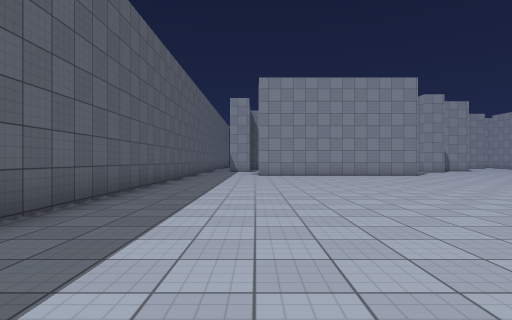
[1] (above)

24 first-person views from a walk through a Unity game level. The camera is 1.3 m above the floor, looks level and sees 80° across. The floor is counted in squares, 2 m on a side. Each view is taken from the middle of a square. On the plan, view 1 faces up. The plan holds only what a view shows up to about 10 squares ahead; the rest is blank. The place goes on beyond the plan. The player character is not drawn. Surface patterns are stand-ins for the level's own textures.

[2]
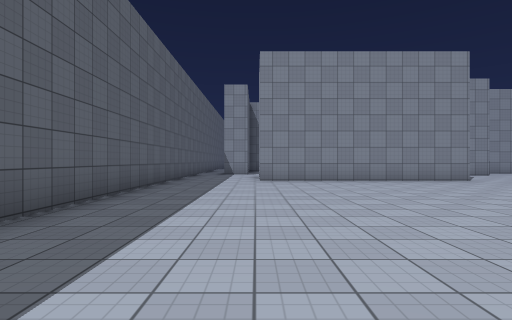

[3]
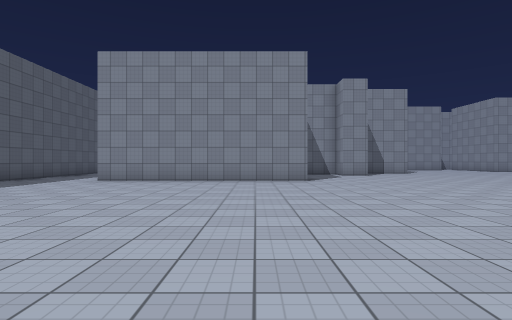

[4]
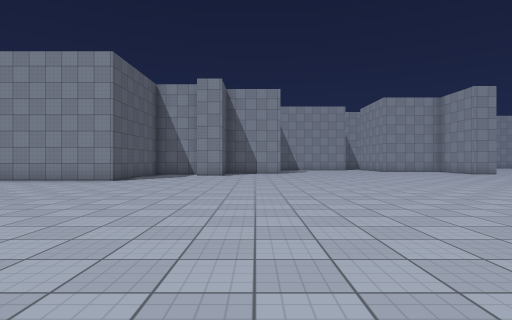

[5]
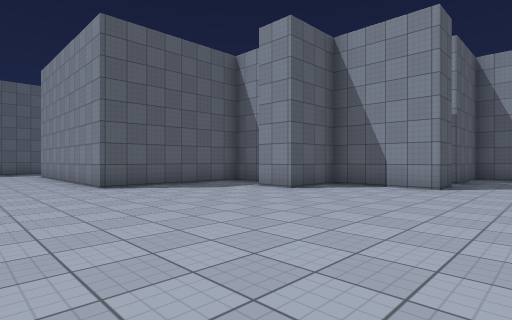

[6]
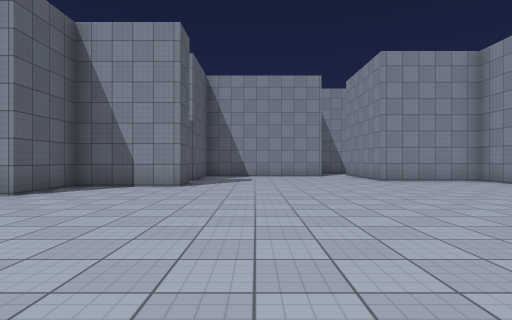

[7]
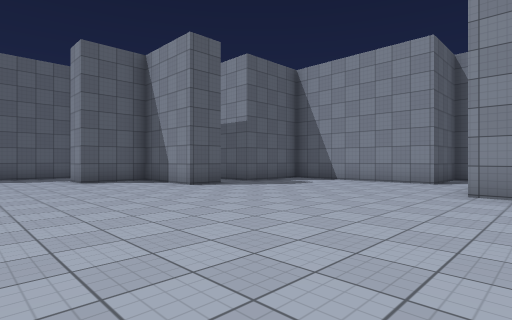

[8]
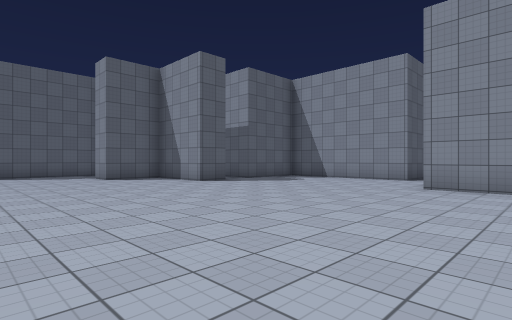

[9]
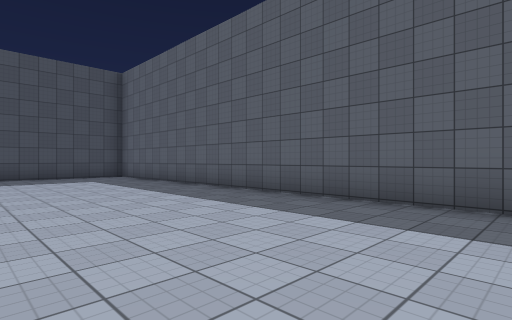

[10]
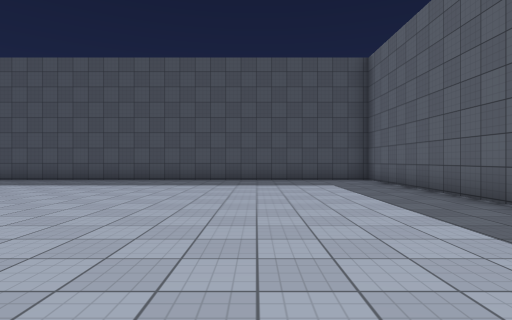

[11]
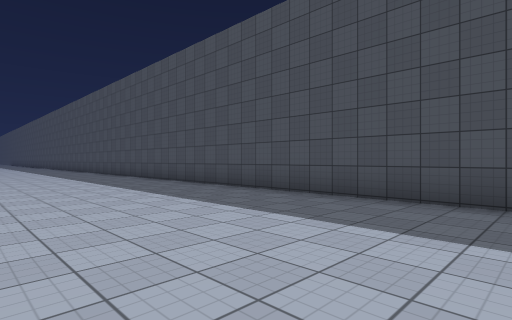

[12]
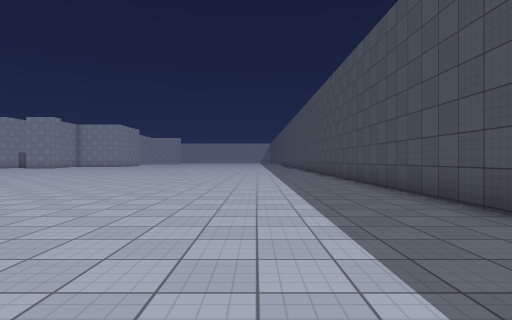

[13]
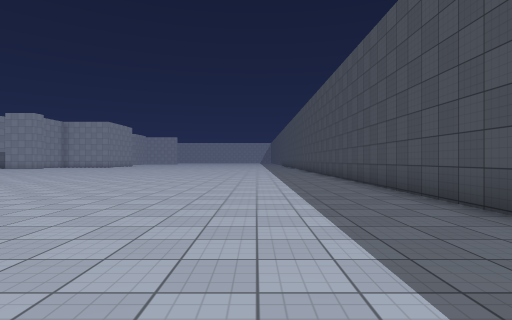

[14]
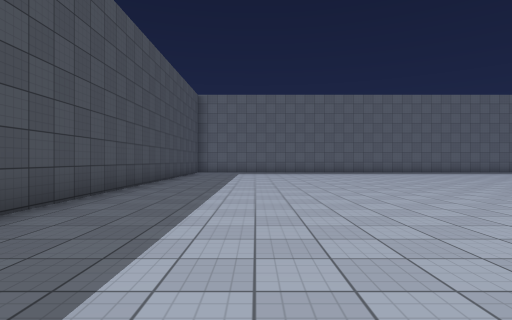

[15]
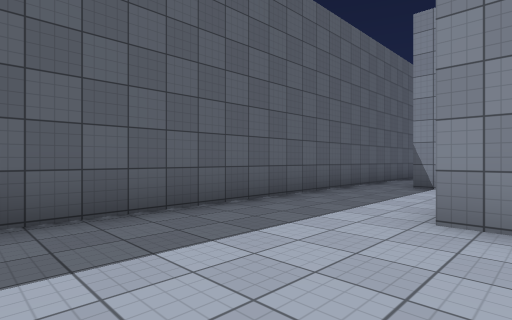

[16]
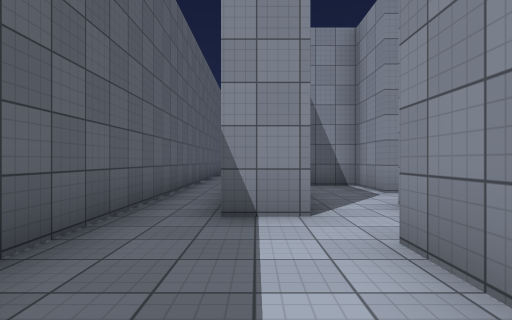

[17]
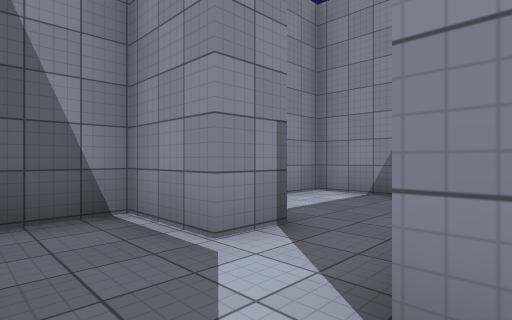

[18]
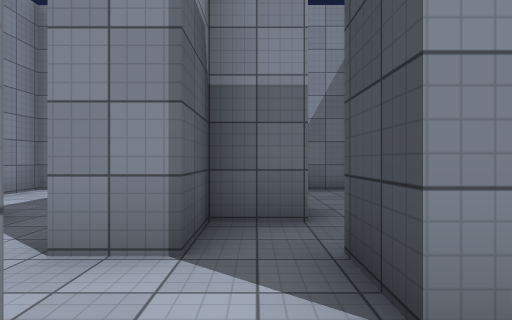

[19]
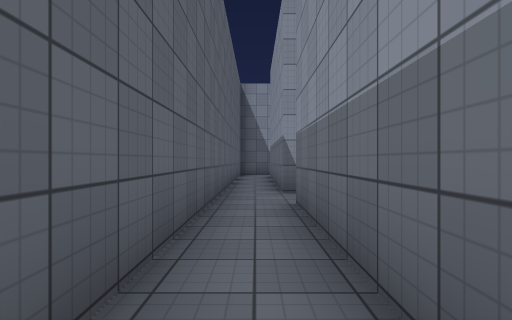

[20]
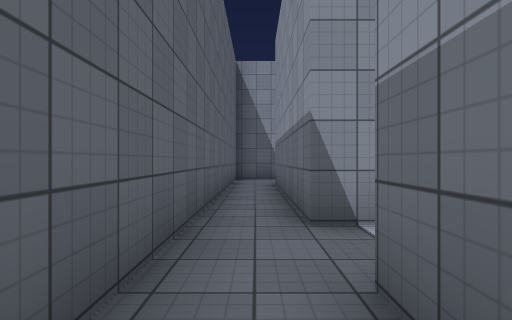

[21]
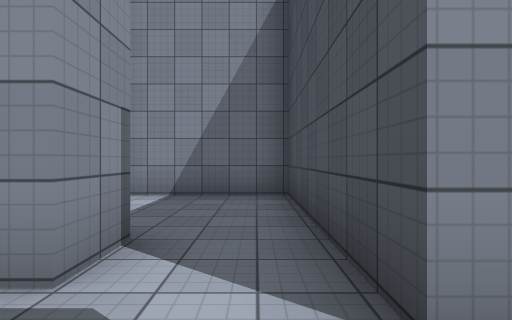

[22]
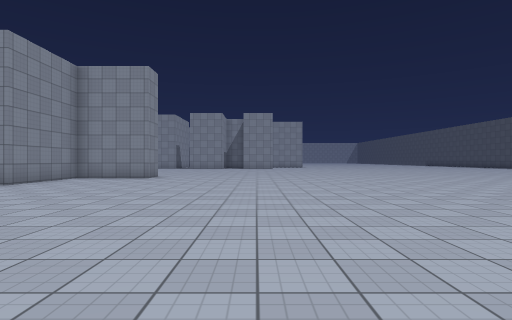

[23]
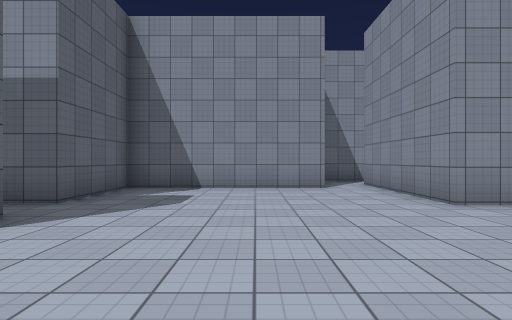

[24]
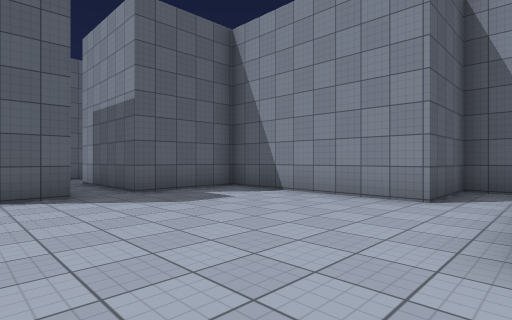

### Floor plan
Ten units are one square. View 1 is at (0, 0); x grows to the right and y downward. Boxes are objects, and circles mark ways between rooms. Rooms are numbered by the first view taken in them; rooms with no view inside come last. Other rooms are left out.
<svg viewBox="-32 -269 242 344">
<path fill="none" stroke="#000" d="M76 -165 66 -165 66 -124 1 -124M120 -185 120 -174 96 -174 96 -155 85 -155M1 -142 1 -154M-2 -165 -15 -165M-27 -164 -27 70 200 70M205 -194 179 -194 179 -216M166 -221 120 -221 120 -196 86 -196M25 -190 15 -190 15 -207 2 -207M11 -165 11 -174 56 -174 56 -207 45 -207M-14 -230 -14 -264M-14 -176 -14 -216M-27 -264 -27 -164M22 -154 22 -165 11 -165M56 -140 56 -149M1 -154 11 -154M175 -243 166 -243 166 -221M179 -216 179 -231"/>
<circle cx="-20" cy="-160" r="3" fill="#2a7"/>
<circle cx="-10" cy="-160" r="3" fill="#2a7"/>
<circle cx="170" cy="-225" r="3" fill="#2a7"/>
<circle cx="5" cy="-170" r="3" fill="#2a7"/>
<text x="100" y="-60">1</text>
<text x="20" y="-190">2</text>
<text x="-20" y="-220">3</text>
<text x="30" y="-150">4</text>
<text x="170" y="-230">5</text>
</svg>
Room 1 opens to room 3. Room 1 opens to room 4. Room 1 opens to room 5. Room 2 opens to room 4.

Where each view was taken, in squares from view 1:
view 1: 0 up, 0 right, facing up
view 2: 3 up, 0 right, facing up
view 3: 3 up, 5 right, facing up
view 4: 3 up, 11 right, facing up
view 5: 10 up, 14 right, facing up-left
view 6: 10 up, 14 right, facing up
view 7: 13 up, 19 right, facing up-left
view 8: 12 up, 20 right, facing up-left
view 9: 5 up, 2 right, facing down-left
view 10: 3 up, 1 right, facing down
view 11: 2 down, 5 right, facing down-right
view 12: 4 down, 8 right, facing right
view 13: 4 down, 10 right, facing right
view 14: 4 down, 13 right, facing left
view 15: 9 up, 1 right, facing up-left
view 16: 13 up, 1 left, facing up
view 17: 17 up, 0 right, facing up-right
view 18: 16 up, 1 left, facing right
view 19: 17 up, 2 left, facing up
view 20: 20 up, 2 left, facing up
view 21: 18 up, 0 right, facing right
view 22: 13 up, 10 right, facing right
view 23: 15 up, 15 right, facing up
view 24: 17 up, 18 right, facing up-left
